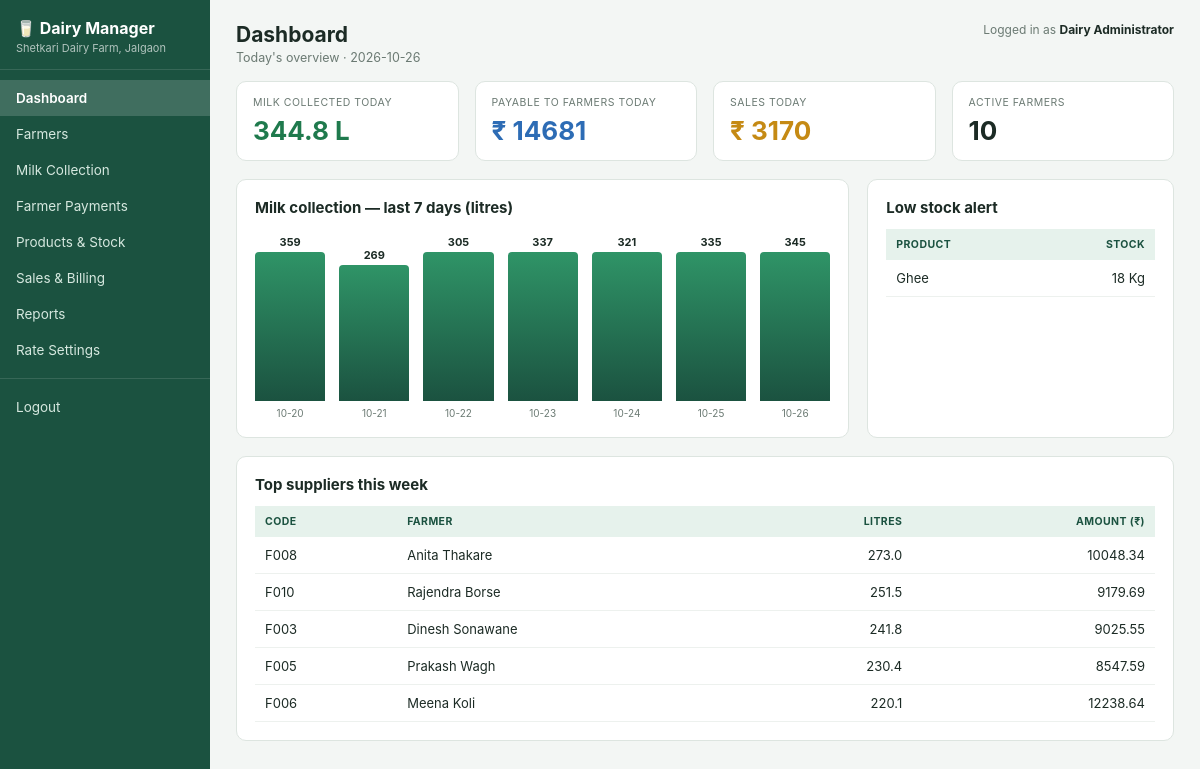
The page / (signed in) on the database its author committed.
### tables this page shows
CREATE TABLE settings (
    key TEXT PRIMARY KEY,
    value TEXT
);

CREATE TABLE products (
    id INTEGER PRIMARY KEY AUTOINCREMENT,
    name TEXT UNIQUE NOT NULL,
    unit TEXT, price REAL, stock REAL
);

CREATE TABLE farmers (
    id INTEGER PRIMARY KEY AUTOINCREMENT,
    code TEXT UNIQUE NOT NULL,
    name TEXT NOT NULL,
    village TEXT,
    phone TEXT,
    animal_type TEXT,
    bank_account TEXT,
    joined_on TEXT,
    active INTEGER DEFAULT 1
);

### app.py (the view)
@app.route("/")
@login_required
def dashboard():
    db = get_db()
    today = date.today()
    t = today.isoformat()
    litres, payable = db.execute(
        "SELECT COALESCE(SUM(quantity),0), COALESCE(SUM(amount),0) "
        "FROM milk_collection WHERE coll_date=?", (t,)).fetchone()
    sales_today = db.execute(
        "SELECT COALESCE(SUM(total),0) FROM sales WHERE sale_date=?", (t,)).fetchone()[0]
    active = db.execute("SELECT COUNT(*) FROM farmers WHERE active=1").fetchone()[0]
    days = []
    for i in range(6, -1, -1):
        d = today - timedelta(days=i)
        q = db.execute("SELECT COALESCE(SUM(quantity),0) FROM milk_collection WHERE coll_date=?",
                       (d.isoformat(),)).fetchone()[0]
        days.append({"label": d.strftime("%m-%d"), "litres": round(q)})
    biggest = max([d["litres"] for d in days] + [1])
    for d in days:
        d["height"] = int(d["litres"] / biggest * 100)
    low_stock = db.execute("SELECT * FROM products WHERE stock < ? ORDER BY stock",
                           (LOW_STOCK_LIMIT,)).fetchall()
    week_start = (today - timedelta(days=6)).isoformat()
    top = db.execute(
        "SELECT f.code, f.name, SUM(m.quantity) AS litres, SUM(m.amount) AS amount "
        "FROM milk_collection m JOIN farmers f ON f.id=m.farmer_id "
        "WHERE m.coll_date >= ? GROUP BY f.id ORDER BY litres DESC LIMIT 5",
        (week_start,)).fetchall()
    return render_template("dashboard.html", today=t, litres=litres, payable=payable,
                           sales_today=sales_today, active=active, days=days,
                           low_stock=low_stock, top=top)

### app.py (called while the page is built)
def get_db():
    if "db" not in g:
        g.db = sqlite3.connect(DB_FILE)
        g.db.row_factory = sqlite3.Row
        g.db.execute("PRAGMA foreign_keys = ON")
    return g.db

def get_settings(db):
    rows = db.execute("SELECT key, value FROM settings").fetchall()
    s = {r["key"]: r["value"] for r in rows}
    return {
        "dairy_name": s.get("dairy_name", "Dairy"),
        "fat_rate": float(s.get("fat_rate", 5)),
        "snf_rate": float(s.get("snf_rate", 2)),
        "buffalo_bonus": float(s.get("buffalo_bonus", 3)),
    }

def login_required(view):
    @wraps(view)
    def wrapper(*args, **kwargs):
        if "user" not in session:
            return redirect(url_for("login"))
        return view(*args, **kwargs)
    return wrapper

@app.template_filter("money")
def money(value):
    return "{:.2f}".format(value or 0)

@app.template_filter("num")
def num(value):
    value = value or 0
    return str(int(value)) if float(value).is_integer() else str(round(value, 2))

@app.context_processor
def inject_common():
    if "user" in session:
        s = get_settings(get_db())
        return {"dairy_name": s["dairy_name"], "full_name": session.get("full_name")}
    return {}

### templates/dashboard.html (shortened to what this page needs)
{% extends "base.html" %}
{% block heading %}Dashboard{% endblock %}
{% block subtitle %}Today's overview · {{ today }}{% endblock %}
{% block body %}
<div class="stats">
  <div class="stat"><div class="stat-label">Milk collected today</div><div class="stat-value green">{{ litres|num }} L</div></div>
  <div class="stat"><div class="stat-label">Payable to farmers today</div><div class="stat-value blue">₹ {{ payable|round|int }}</div></div>
  <div class="stat"><div class="stat-label">Sales today</div><div class="stat-value orange">₹ {{ sales_today|round|int }}</div></div>
  <div class="stat"><div class="stat-label">Active farmers</div><div class="stat-value">{{ active }}</div></div>
</div>
<div class="grid-2-1">
  <div class="card">
    <h3>Milk collection — last 7 days (litres)</h3>
    <div class="bars">
      {% for d in days %}
      <div class="bar-col">
        <div class="bar-value">{{ d.litres }}</div>
        <div class="bar" style="height: {{ d.height }}%"></div>
        <div class="bar-label">{{ d.label }}</div>
      </div>
      {% endfor %}
    </div>
  </div>
  <div class="card">
    <h3>Low stock alert</h3>
    <table>
      <thead><tr><th>Product</th><th class="r">Stock</th></tr></thead>
      <tbody>
      {% for p in low_stock %}
        <tr><td>{{ p.name }}</td><td class="r">{{ p.stock|num }} {{ p.unit }}</td></tr>
      {% else %}
        <tr><td colspan="2" class="muted">All products have enough stock.</td></tr>
      {% endfor %}
      </tbody>
    </table>
  </div>
</div>
<div class="card">
  <h3>Top suppliers this week</h3>
  <table>
    <thead><tr><th>Code</th><th>Farmer</th><th class="r">Litres</th><th class="r">Amount (₹)</th></tr></thead>
    <tbody>
    {% for t in top %}
      <tr><td>{{ t.code }}</td><td>{{ t.name }}</td><td class="r">{{ t.litres|round(1) }}</td><td class="r">{{ t.amount|money }}</td></tr>
    {% else %}
      <tr><td colspan="4" class="muted">No collection data yet.</td></tr>
    {% endfor %}
    </tbody>
  </table>
</div>
{% endblock %}

### templates/base.html (shortened to what this page needs)
<!DOCTYPE html>
<html lang="en">
<head>
<link rel="stylesheet" href="{{ url_for('static', filename='style.css') }}">
</head>
<body>
<div class="layout">
  <aside class="sidebar">
    <div class="brand">
      <div class="brand-name">🥛 Dairy Manager</div>
      <div class="brand-sub">{{ dairy_name }}</div>
    </div>
    <nav>
      {% set ep = request.endpoint %}
      <a href="{{ url_for('dashboard') }}" class="{{ 'active' if ep == 'dashboard' }}">Dashboard</a>
      <a href="{{ url_for('farmers') }}" class="{{ 'active' if ep == 'farmers' }}">Farmers</a>
      <a href="{{ url_for('milk') }}" class="{{ 'active' if ep == 'milk' }}">Milk Collection</a>
      <a href="{{ url_for('payments') }}" class="{{ 'active' if ep == 'payments' }}">Farmer Payments</a>
      <a href="{{ url_for('products') }}" class="{{ 'active' if ep == 'products' }}">Products &amp; Stock</a>
      <a href="{{ url_for('sales') }}" class="{{ 'active' if ep in ('sales','bill') }}">Sales &amp; Billing</a>
      <a href="{{ url_for('reports') }}" class="{{ 'active' if ep == 'reports' }}">Reports</a>
      <a href="{{ url_for('settings') }}" class="{{ 'active' if ep == 'settings' }}">Rate Settings</a>
      <div class="nav-line"></div>
      <a href="{{ url_for('logout') }}">Logout</a>
    </nav>
  </aside>
  <main class="content">
    <header class="topbar">
      <div>
        <h1>{% block heading %}{% endblock %}</h1>
        <p class="subtitle">{% block subtitle %}{% endblock %}</p>
      </div>
      <div class="logged">Logged in as <strong>{{ full_name }}</strong></div>
    </header>
    {% block body %}{% endblock %}
  </main>
</div>
</body>
</html>

### static/style.css (style rules this page uses)
:root { --green-dark: #1b5240; --green: #1f6f4a; --green-light: #e6f2ec; --bg: #f3f6f4; --text: #1c2b25; --muted: #6b7a73; --border: #dde5e0; }
* { box-sizing: border-box; }
body { margin: 0; font-family: Inter, "Segoe UI", Roboto, Arial, sans-serif; background: var(--bg); color: var(--text); font-size: 14px; }
.layout { display: flex; min-height: 100vh; }
.sidebar { width: 210px; background: var(--green-dark); color: #fff; flex-shrink: 0; }
.brand { padding: 18px 16px 14px; border-bottom: 1px solid rgba(255,255,255,.12); }
.brand-name { font-weight: 700; font-size: 16px; }
.brand-sub { font-size: 11px; opacity: .65; margin-top: 3px; }
.sidebar nav { padding: 10px 0; }
.sidebar nav a { display: block; padding: 10px 16px; color: #d6e8df; text-decoration: none; font-size: 13.5px; }
.sidebar nav a.active { background: rgba(255,255,255,.16); color: #fff; font-weight: 600; }
.nav-line { border-top: 1px solid rgba(255,255,255,.12); margin: 10px 0; }
.content { flex: 1; padding: 22px 26px 40px; min-width: 0; }
.topbar { display: flex; justify-content: space-between; align-items: flex-start; margin-bottom: 16px; }
.topbar h1 { margin: 0; font-size: 21px; }
.subtitle { margin: 3px 0 0; color: var(--muted); font-size: 12.5px; }
.logged { font-size: 12px; color: var(--muted); }
.logged strong { color: var(--text); }
.card { background: #fff; border: 1px solid var(--border); border-radius: 10px; padding: 18px; margin-bottom: 18px; }
.card h3 { margin: 0 0 12px; font-size: 15px; }
.grid-2-1 { display: grid; grid-template-columns: 2fr 1fr; gap: 18px; }
.stats { display: grid; grid-template-columns: repeat(4, 1fr); gap: 16px; margin-bottom: 18px; }
.stat { background: #fff; border: 1px solid var(--border); border-radius: 10px; padding: 14px 16px; }
.stat-label { font-size: 10.5px; text-transform: uppercase; letter-spacing: .05em; color: var(--muted); }
.stat-value { font-size: 26px; font-weight: 700; margin-top: 6px; }
.green { color: #1f7a4d; }
.blue { color: #2d6cb5; }
.orange { color: #c58a14; }
.bars { display: flex; align-items: flex-end; gap: 14px; height: 190px; padding-top: 6px; }
.bar-col { flex: 1; height: 100%; display: flex; flex-direction: column; justify-content: flex-end; align-items: center; }
.bar { width: 100%; background: linear-gradient(180deg, #2f9467, #1b5240); border-radius: 4px 4px 0 0; min-height: 4px; }
.bar-value { font-size: 11px; font-weight: 700; margin-bottom: 3px; }
.bar-label { font-size: 10px; color: var(--muted); margin-top: 6px; }
table { width: 100%; border-collapse: collapse; }
th { background: var(--green-light); color: var(--green-dark); font-size: 10.5px; text-transform: uppercase; letter-spacing: .04em; text-align: left; padding: 9px 10px; }
td { padding: 10px; border-bottom: 1px solid #edf1ee; font-size: 13px; }
.r { text-align: right; }
a { color: var(--green); }

### rows shown on the page
settings: value "Shetkari Dairy Farm, Jalgaon"
products: name "Ghee", stock|num "18", unit "Kg"
farmers: code "F008", name "Anita Thakare", litres "273.0", amount "10048.34"
farmers: code "F010", name "Rajendra Borse", litres "251.5", amount "9179.69"
farmers: code "F003", name "Dinesh Sonawane", litres "241.8", amount "9025.55"
farmers: code "F005", name "Prakash Wagh", litres "230.4", amount "8547.59"
farmers: code "F006", name "Meena Koli", litres "220.1", amount "12238.64"

### other values the page prints
{{ today }} "2026-10-26"
{{ full_name }} "Dairy Administrator"
{{ litres|num }} "344.8"
{{ payable|round|int }} "14681"
{{ sales_today|round|int }} "3170"
{{ active }} "10"
{{ d.litres }} "359" "269" "305" "337" "321" "335" "345"
{{ d.label }} "10-20" "10-21" "10-22" "10-23" "10-24" "10-25" "10-26"
